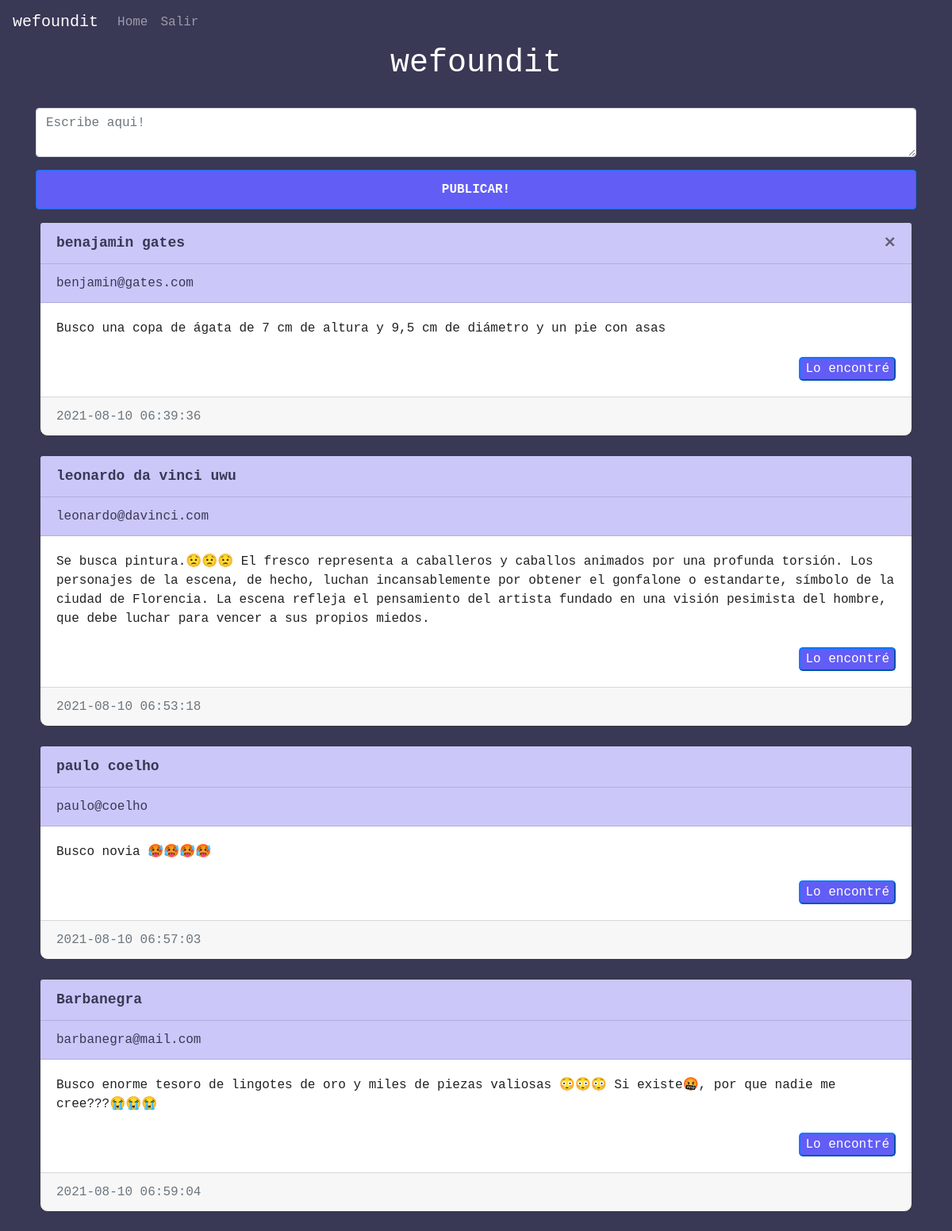
Screenshot of / (signed in) with the database file from the repository.
### website/models.py (models this page shows)
class Note(db.Model):
    id = db.Column(db.Integer, primary_key=True)
    data = db.Column(db.String(10000))
    date = db.Column(db.DateTime(timezone=True), default=func.now())
    user_id = db.Column(db.Integer, db.ForeignKey('user.id'))

class User(db.Model, UserMixin):
    id = db.Column(db.Integer, primary_key=True)
    email = db.Column(db.String(150), unique=True)
    password = db.Column(db.String(150))
    first_name = db.Column(db.String(150))
    notes = db.relationship('Note',backref='user')

### website/views.py (the view, shortened to what this page needs)
@views.route('/',methods=['GET','POST'])
@login_required
def home():
    notes = Note.query.all()
    return render_template("home.html", user=current_user, notes=notes)

### website/__init__.py (called while the page is built)
def create_app():
    app = Flask(__name__)
    app.config['SECRET_KEY'] = 'hiperultramegaarchi secreto'
    app.config['SQLALCHEMY_DATABASE_URI'] = f'sqlite:///{DB_NAME}'
    db.init_app(app)
    from .views import views
    from .auth import auth
    app.register_blueprint(views, url_prefix='/')
    app.register_blueprint(auth, url_prefix='/')
    from .models import User, Note
    create_database(app)
    login_manager = LoginManager()
    login_manager.login_view = 'auth.login'
    login_manager.init_app(app)
    @login_manager.user_loader
    def load_user(id):
        return User.query.get(int(id))
    return app

### website/templates/home.html
{% extends "base.html" %} {% block title %}Home{% endblock %}
{% block content %}
<h1 class="text-center ">
    wefoundit
</h1>
<br>
<form method="POST">
    <textarea name="note" id="note" class="form-control text-primary" placeholder="Escribe aqui!" ></textarea>
    <div>
        <button type="submit" class="btn btn-primary">PUBLICAR!</button>
    </div>
</form>
<div id="notes" >
    {% for note in notes %}
    <div class="card border-dark cardsty">
        <div class="card-header d-flex justify-content-between align-items-center" >
            <div class="info">
                {{note.user.first_name}}
            </div>
            {% if user.id == note.user_id%}
            <button title="Eliminar nota" type="button" class="close" onclick="deleteNote({{ note.id }})">
                <span aria-hidden="true">&times;</span>
            </button>
            {% endif %}
        </div>
        <div  class="card-header d-flex justify-content-between align-items-center">
            <div class="infomail">
                {{note.user.email}}
            </div>
        </div>
        <div class="card-body">
            <div class="card-text text-primary" >
                {{note.data}}
            </div>
            <br>
            <div class="btnstyal "><button class="btnsty btn-primary" onclick="myFunction()">Lo encontré</button></div>
        </div>
        <div class="card-footer text-muted" >
            {{note.date}}
        </div>
    </div>
</div>
<br>
{% endfor %}
{% endblock %}

### website/templates/base.html (shortened to what this page needs)
<!DOCTYPE html>
<html lang="es">
  <head>
    <link
      rel="stylesheet"
      href="https://stackpath.bootstrapcdn.com/bootstrap/4.4.1/css/bootstrap.min.css"
    />
    <link
      rel="stylesheet"
      href="https://stackpath.bootstrapcdn.com/font-awesome/4.7.0/css/font-awesome.min.css"
    />
</head>
<body class="text-white">
  <nav class="navbar navbar-expand-lg navbar-dark bg-dark">
      <a class="navbar-brand"  href="#">wefoundit</a>
        <div class="collapse navbar-collapse" id="navbar" >
            <div class="navbar-nav">
              {% if user.is_authenticated %}
              <a class="nav-item nav-link" id="home" href="/">Home</a>
              <a class="nav-item nav-link" id="logout" href="/logout">Salir</a>
              {% else %}
              <a class="nav-item nav-link" id="login" href="/login">Iniciar sesión</a>
              <a class="nav-item nav-link" id="signUp" href="/sign-up">Registrarse</a>
              {% endif %}
            </div>
        </div>
    </nav>
    <div class="container">
        {% block content %}
        {% endblock %}
</body>
</html>

### website/templates/base.html (style rules this page uses)
body { background-color: #393855; font-family: monospace; }
.navbar { background-color:transparent !important; }
.btn { background-color: #625df5 ; width: 100%; margin-bottom: 10px; padding: 12px; margin: 16px 0 ; font-size: 16px; font-weight: 900; cursor: pointer; }
.text-primary { color:#212121 !important; }
.cardsty { width: 1100px !important; margin-left: auto !important; margin-right: auto !important; border-radius: 10px !important; }
.btnstyal { text-align: right; }
.btnsty { cursor: pointer; align-content: center; background-color: #625df5; border-radius: 5px; }
.info { color: #393855; font-weight: bold; font-size: 18px; }
.infomail { color: #393855; }
.card-header { background-color: #cbc7f9; }

### rows the page displays
Note: user.first_name "benajamin gates", user.email "benjamin@gates.com", data "Busco una copa de ágata de 7 cm de altura y 9,5 cm de diámetro y un pie con asas", date "2021-08-10 06:39:36"
Note: user.first_name "leonardo da vinci uwu", user.email "leonardo@davinci.com", data "Se busca pintura.😟😟😟 El fresco representa a caballeros y caballos animados por una profunda torsión. Los personajes de la escena, de hecho, luchan incansablemente por obtener el gonfalone o estandarte, símbolo de la ciudad de Florencia. La escena refleja el pensamiento del artista fundado en una visión pesimista del hombre, que debe luchar para vencer a sus propios miedos.", date "2021-08-10 06:53:18"
Note: user.first_name "paulo coelho", user.email "paulo@coelho", data "Busco novia 🥵🥵🥵🥵", date "2021-08-10 06:57:03"
Note: user.first_name "Barbanegra", user.email "barbanegra@mail.com", data "Busco enorme tesoro de lingotes de oro y miles de piezas valiosas 😳😳😳 Si existe🤬, por que nadie me cree???😭😭😭", date "2021-08-10 06:59:04"
